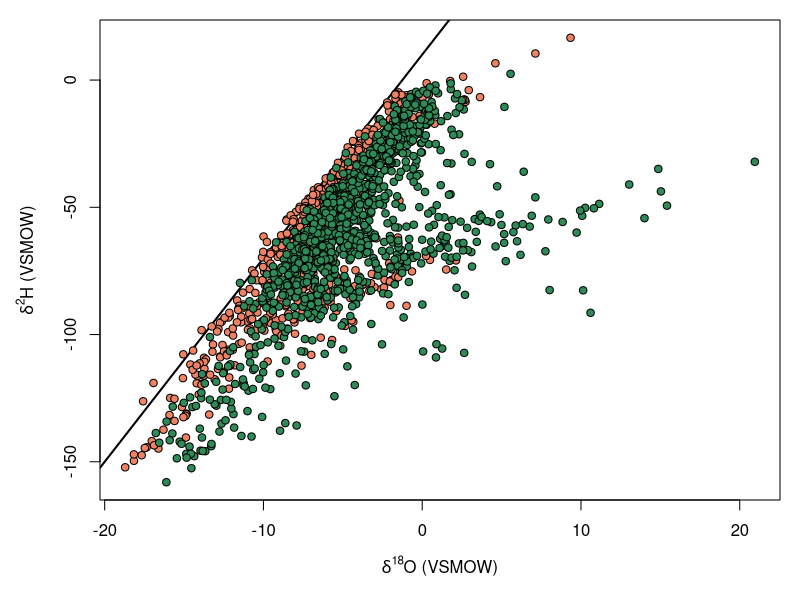
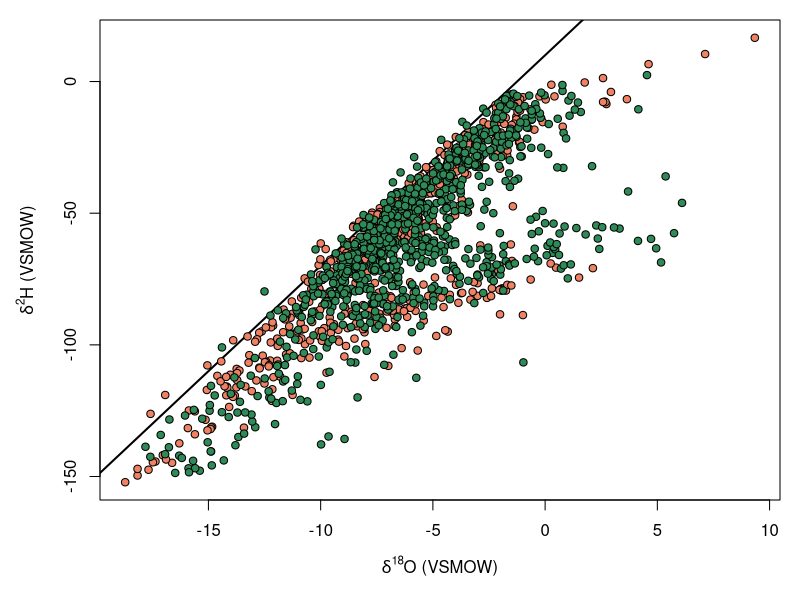

These figures' R source, in order:
pr = read.csv("out/plantWDex.csv")
p = read.csv("out/plantsNoLow.csv")
s = read.csv("data/soils.csv")

# All, unscreened
xlim = range(c(pr$d18O, s$d18O))
ylim = range(c(pr$d2H, s$d2H))

png("out/allData.png", 6, 6, units = "in", res = 600)
par(mar = c(5, 5, 1, 1))
plot(pr$d18O, pr$d2H, xlim = xlim, ylim = ylim, pch = 20, cex = 0.5,
     xlab = expression(delta^{18}*"O (VSMOW)"),
     ylab = expression(delta^2*"H (VSMOW)"))
abline(10, 8, lwd = 2)
points(s$d18O, s$d2H, pch = 21, bg = "salmon2")
points(pr$d18O, pr$d2H, pch = 21, bg = "seagreen")
dev.off()

# All, screened
xlim = range(c(p$d18O.oc, s$d18O))
ylim = range(c(p$d2H, s$d2H))

png("out/allDataScreened.png", 6, 6, units = "in", res = 600)
par(mar = c(5, 5, 1, 1))
plot(p$d18O.oc, p$d2H, xlim = xlim, ylim = ylim, pch = 20, cex = 0.5,
     xlab = expression(delta^{18}*"O (VSMOW)"),
     ylab = expression(delta^2*"H (VSMOW)"))
abline(10, 8, lwd = 2)
points(s$d18O, s$d2H, pch = 21, bg = "salmon2")
points(p$d18O.oc, p$d2H, pch = 21, bg = "seagreen")
dev.off()
